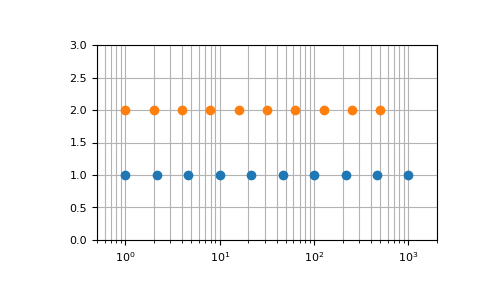

Here is the Python script that generated this plot:
np.geomspace(1, 1000, num=4)
# array([    1.,    10.,   100.,  1000.])
np.geomspace(1, 1000, num=3, endpoint=False)
# array([   1.,   10.,  100.])
np.geomspace(1, 1000, num=4, endpoint=False)
# array([   1.        ,    5.62341325,   31.6227766 ,  177.827941  ])
np.geomspace(1, 256, num=9)
# array([   1.,    2.,    4.,    8.,   16.,   32.,   64.,  128.,  256.])

# Note that the above may not produce exact integers:

np.geomspace(1, 256, num=9, dtype=int)
# array([  1,   2,   4,   7,  16,  32,  63, 127, 256])
np.around(np.geomspace(1, 256, num=9)).astype(int)
# array([  1,   2,   4,   8,  16,  32,  64, 128, 256])

# Negative, decreasing, and complex inputs are allowed:

np.geomspace(1000, 1, num=4)
# array([1000.,  100.,   10.,    1.])
np.geomspace(-1000, -1, num=4)
# array([-1000.,  -100.,   -10.,    -1.])
np.geomspace(1j, 1000j, num=4)  # Straight line
# array([0.   +1.j, 0.  +10.j, 0. +100.j, 0.+1000.j])
np.geomspace(-1+0j, 1+0j, num=5)  # Circle
# array([-1.00000000e+00+1.22464680e-16j, -7.07106781e-01+7.07106781e-01j,
# 6.12323400e-17+1.00000000e+00j,  7.07106781e-01+7.07106781e-01j,
# 1.00000000e+00+0.00000000e+00j])

# Graphical illustration of `endpoint` parameter:

import matplotlib.pyplot as plt
N = 10
y = np.zeros(N)
plt.semilogx(np.geomspace(1, 1000, N, endpoint=True), y + 1, 'o')
# [<matplotlib.lines.Line2D object at 0x...>]
plt.semilogx(np.geomspace(1, 1000, N, endpoint=False), y + 2, 'o')
# [<matplotlib.lines.Line2D object at 0x...>]
plt.axis([0.5, 2000, 0, 3])
# [0.5, 2000, 0, 3]
plt.grid(True, color='0.7', linestyle='-', which='both', axis='both')
plt.show()
